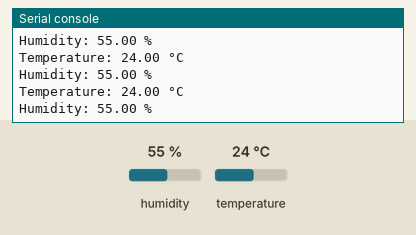
A program run on a simulated Raspberry Pi Pico running MicroPython. Parts: the last lines printed to the serial console. The inputs (shaded band) are chosen by the test bench; at power-on: humidity 55 %, temperature 24 °C.

Above: at 1.2 s.
1.3 s: humidity set to 22 %
At 2.0 s:
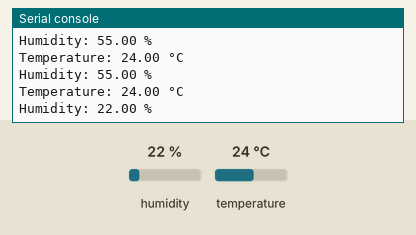
2.8 s: temperature set to 12 °C
At 3.6 s:
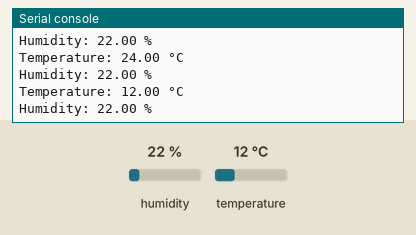
4.3 s: humidity set to 40 %
At 5.2 s:
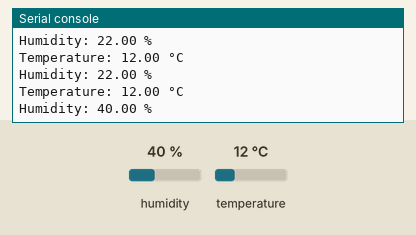
Timing chart, 0 to 7.3 s (numbered marks = the images above; inputs shaded):
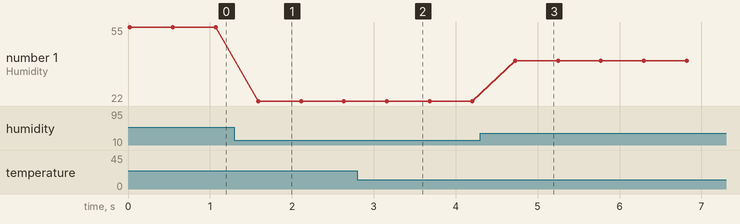

The program:

DH22.py
```python
import machine
import dht
import time

dht_pin = machine.Pin(0)

dht_sensor = dht.DHT22(dht_pin)

while True:
    try:
        dht_sensor.measure()

        temperature_celsius = dht_sensor.temperature()
        humidity_percent = dht_sensor.humidity()

        print("Temperature: {:.2f} °C".format(temperature_celsius))
        print("Humidity: {:.2f} %".format(humidity_percent))

    except Exception as e:
        print("Error reading DHT22:", str(e))

    time.sleep(0.5)
```

Measured:
- after the input at 1.3 s, the serial console: prints a new line after 0.29 s (image 1)
- after the input at 2.8 s, the serial console: prints a new line after 0.36 s (image 2)
- after the input at 4.3 s, the serial console: prints a new line after 0.43 s (image 3)
- plotted number 1: 55 → 22 after the input at 1.3 s, 22 → 40 after the input at 4.3 s
